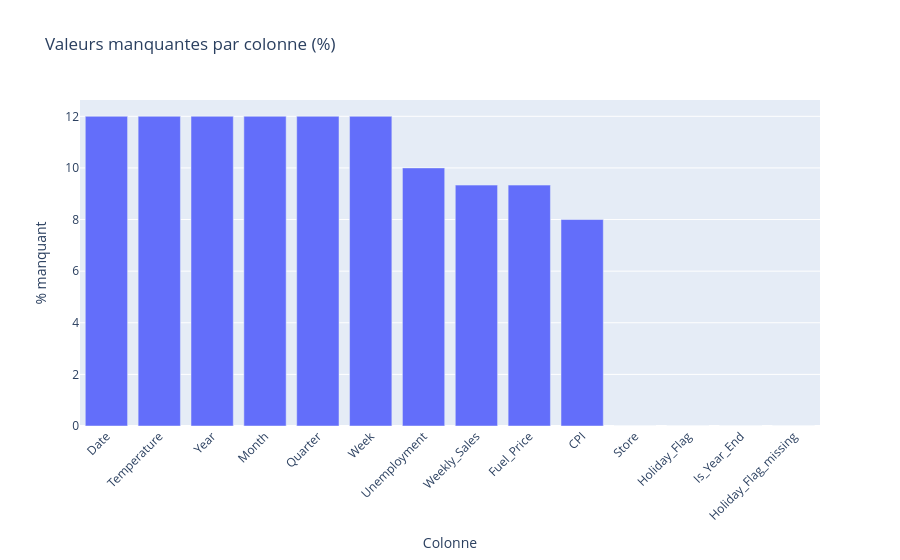

Notebook code cell kept with this figure:
### Code cell
na_pct = (df.isna().mean() * 100).sort_values(ascending=False).reset_index()
na_pct.columns = ["column", "missing_pct"]

fig = px.bar(
    na_pct,
    x="column",
    y="missing_pct",
    title="Valeurs manquantes par colonne (%)",
    labels={"column": "Colonne", "missing_pct": "% manquant"},
)
fig.update_layout(xaxis_tickangle=-45)
fig.show()

### Figure 1 — Plotly figure (JSON) as saved in the notebook; plotly's stock layout.template omitted (floating-point values rounded to 4 significant figures)
{"data": [{"alignmentgroup": "True", "hovertemplate": "Colonne=%{x}<br>% manquant=%{y}<extra></extra>", "legendgroup": "", "marker": {"color": "#636efa", "pattern": {"shape": ""}}, "name": "", "offsetgroup": "", "orientation": "v", "showlegend": false, "textposition": "auto", "type": "bar", "x": ["Date", "Temperature", "Year", "Month", "Quarter", "Week", "Unemployment", "Weekly_Sales", "Fuel_Price", "CPI", "Store", "Holiday_Flag", "Is_Year_End", "Holiday_Flag_missing"], "xaxis": "x", "y": [12, 12, 12, 12, 12, 12, 10, 9.333, 9.333, 8, 0, 0, 0, 0], "yaxis": "y"}], "layout": {"barmode": "relative", "legend": {"tracegroupgap": 0}, "title": {"text": "Valeurs manquantes par colonne (%)"}, "xaxis": {"anchor": "y", "domain": [0, 1], "tickangle": -45, "title": {"text": "Colonne"}}, "yaxis": {"anchor": "x", "domain": [0, 1], "title": {"text": "% manquant"}}}}
